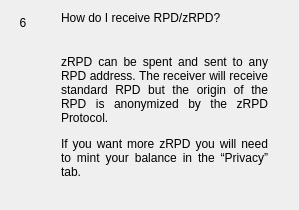
                  <widget class="QWidget" name="widgetFaq6" native="true">
                   <layout class="QHBoxLayout" name="horizontalpage_6" stretch="0,1">
                    <item alignment="Qt::AlignTop">
                     <widget class="QLabel" name="labelNumber6">
                      <property name="minimumSize">
                       <size>
                        <width>24</width>
                        <height>24</height>
                       </size>
                      </property>
                      <property name="maximumSize">
                       <size>
                        <width>16777215</width>
                        <height>24</height>
                       </size>
                      </property>
                      <property name="text">
                       <string>6</string>
                      </property>
                      <property name="alignment">
                       <set>Qt::AlignCenter</set>
                      </property>
                     </widget>
                    </item>
                    <item>
                     <layout class="QVBoxLayout" name="verticalLayoutpage_6">
                      <property name="spacing">
                       <number>0</number>
                      </property>
                      <property name="leftMargin">
                       <number>20</number>
                      </property>
                      <property name="rightMargin">
                       <number>20</number>
                      </property>
                      <item>
                       <widget class="QLabel" name="labelSubtitle6">
                        <property name="text">
                         <string>How do I receive RPD/zRPD?</string>
                        </property>
                        <property name="wordWrap">
                         <bool>true</bool>
                        </property>
                       </widget>
                      </item>
                      <item>
                       <spacer name="verticalSpacer_60">
                        <property name="orientation">
                         <enum>Qt::Vertical</enum>
                        </property>
                        <property name="sizeType">
                         <enum>QSizePolicy::Fixed</enum>
                        </property>
                        <property name="sizeHint" stdset="0">
                         <size>
                          <width>20</width>
                          <height>30</height>
                         </size>
                        </property>
                       </spacer>
                      </item>
                      <item>
                       <widget class="QLabel" name="labelContent6">
                        <property name="text">
                         <string>
                           &lt;html&gt;&lt;head/&gt;&lt;body&gt;&lt;p align=&quot;justify&quot;&gt;
                           zRPD can be spent and sent to any RPD address. The receiver will
                           receive standard RPD but the origin of the RPD is anonymized by the zRPD Protocol.
                           &lt;/p&gt;&lt;p align=&quot;justify&quot;&gt;
                           If you want more zRPD you will need to mint your balance in the “Privacy” tab.
                           &lt;/p&gt;&lt;/body&gt;&lt;/html&gt;
                         </string>
                        </property>
                        <property name="alignment">
                         <set>Qt::AlignLeading|Qt::AlignLeft|Qt::AlignTop</set>
                        </property>
                        <property name="wordWrap">
                         <bool>true</bool>
                        </property>
                       </widget>
                      </item>
                      <item>
                       <spacer name="verticalSpacer_61">
                        <property name="orientation">
                         <enum>Qt::Vertical</enum>
                        </property>
                        <property name="sizeHint" stdset="0">
                         <size>
                          <width>20</width>
                          <height>20</height>
                         </size>
                        </property>
                       </spacer>
                      </item>
                     </layout>
                    </item>
                   </layout>
                  </widget>
